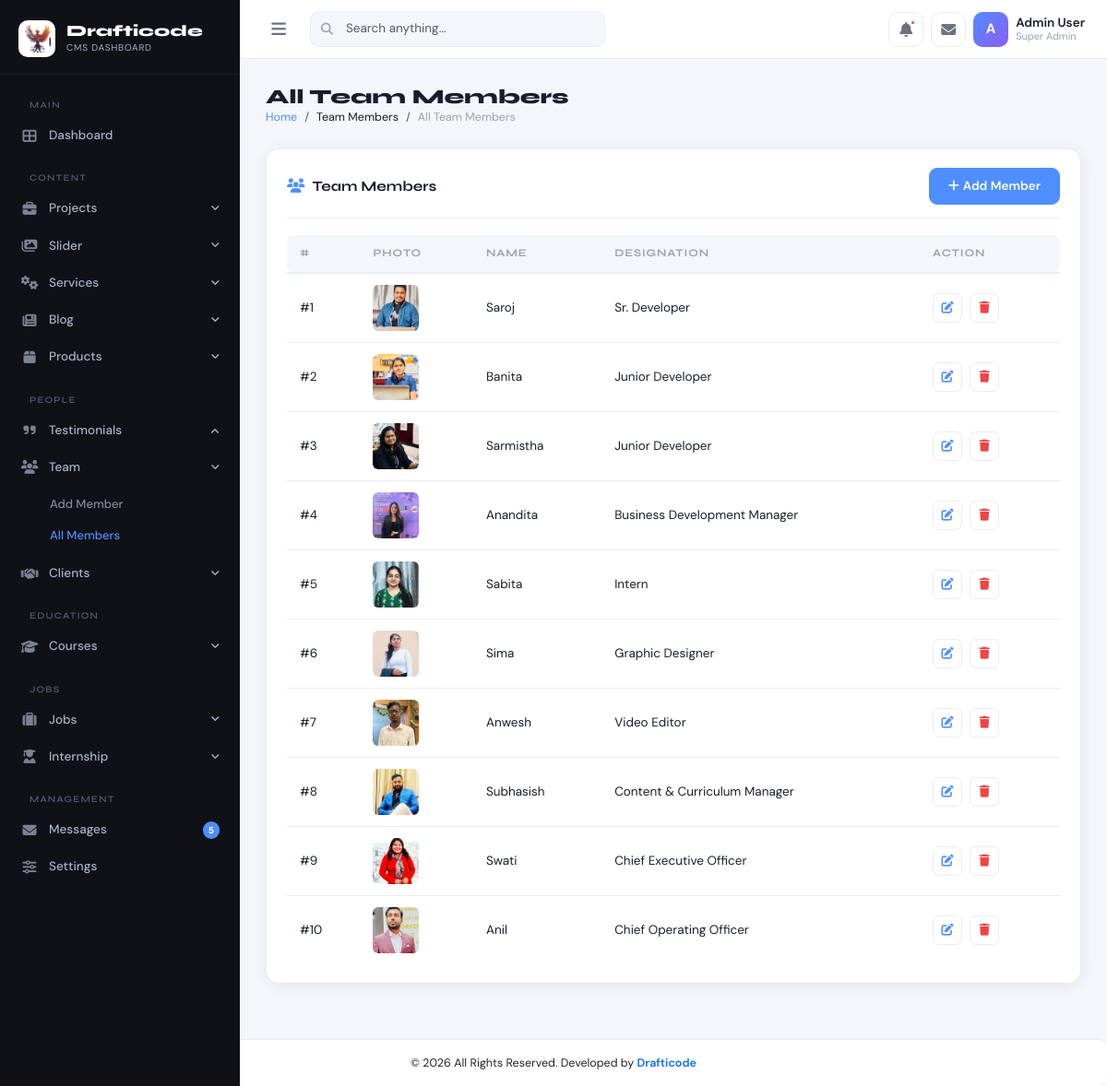
Screenshot of /admin-dashboard/team.php with the database file from the repository.
### tables this page shows
CREATE TABLE `teams` (
  `id` int(11) NOT NULL,
  `name` varchar(256) NOT NULL,
  `image` varchar(256) NOT NULL,
  `designation` varchar(5000) NOT NULL
);

### admin-dashboard/team.php (the view, shortened to what this page needs)
<?php
include 'connection/config.php';
$stmt = $pdo->prepare("SELECT * FROM teams ORDER BY id DESC");
$stmt->execute();
$data = $stmt->fetchAll(PDO::FETCH_ASSOC);
?>
<!DOCTYPE html>
<html lang="en">
<head>
    <link rel="stylesheet" href="https://cdnjs.cloudflare.com/ajax/libs/bootstrap/5.3.2/css/bootstrap.min.css">
    <link rel="stylesheet" href="https://cdnjs.cloudflare.com/ajax/libs/font-awesome/6.5.1/css/all.min.css">
    <link rel="stylesheet" href="assets/css/admin.css">
</head>
<body>
    <?php include 'common/sidebar.php' ?>
    <?php include 'common/topbar.php' ?>
    <div id="main-content">
        <div class="page-header">
            <div>
                <h1 class="page-title">All Team Members</h1>
                <nav>
                    <ol class="breadcrumb">
                        <li class="breadcrumb-item"><a href="index.php">Home</a></li>
                        <li class="breadcrumb-item">Team Members</li>
                        <li class="breadcrumb-item active">All Team Members</li>
                    </ol>
                </nav>
            </div>
        </div>
        <div class="admin-card">
            <div class="section-header">
                <h3 class="section-title">
                    <i class="fas fa-users me-2 text-primary-custom"></i>Team Members
                </h3>
                <a href="addteam.php" class="btn btn-primary btn-sm">
                    <i class="fas fa-plus me-1"></i>Add Member
                </a>
            </div>
            <div class="table-responsive">
                <table class="admin-table">
                    <thead>
                        <tr>
                            <th>#</th>
                            <th>Photo</th>
                            <th>Name</th>
                            <th>Designation</th>
                            <th>Action</th>
                        </tr>
                    </thead>
                    <tbody>
                        <?php
                        $i = 1;
                        foreach ($data as $row) {
                        ?>
                            <tr>
                                <td>#<?= $i++ ?></td>
                                <td>
                                    <img src="../upload/<?= $row['image'] ?>" width="50" height="50" style="border-radius:6px;">
                                </td>
                                <td><?= htmlspecialchars($row['name']) ?></td>
                                <td><?= htmlspecialchars($row['designation']) ?></td>
                                <td>
                                    <div class="d-flex gap-2">
                                        <a href="addteam.php?id=<?= $row['id'] ?>"
                                            class="btn-icon edit">
                                            <i class="fas fa-edit"></i>
                                        </a>
                                        <a href="function.php?delete_team=<?= $row['id'] ?>"
                                            class="btn-icon delete"
                                            onclick="return confirm('Delete Member?')">
                                            <i class="fas fa-trash"></i>
                                        </a>
                                    </div>
                                </td>
                            </tr>
                        <?php } ?>
                    </tbody>
                </table>
            </div>
        </div>
    </div>
    <?php include 'common/footer.php' ?>
</body>
</html>

### admin-dashboard/assets/css/admin.css (style rules this page uses)
:root { --sidebar-width: 260px; --sidebar-bg: #0f1117; --sidebar-text: #a8b2c8; --sidebar-active: #ffffff; --sidebar-hover-bg: rgba(255,255,255,0.06); --sidebar-accent: #4f8eff; --topbar-height: 64px; --topbar-bg: #ffffff; --body-bg: #f4f6fb; --card-bg: #ffffff; --card-shadow: 0 2px 16px rgba(0,0,0,0.07); --card-radius: 14px; --text-primary: #1a1d2e; --text-secondary: #6b7280; --text-muted: #9ca3af; --border-color: #e8ecf4; --accent-blue: #4f8eff; --accent-purple: #8b5cf6; --accent-green: #10b981; --accent-orange: #f59e0b; --accent-red: #ef4444; --accent-cyan: #06b6d4; --transition: all 0.22s cubic-bezier(.4,0,.2,1); }
* { box-sizing: border-box; }
body { font-family: 'DM Sans', sans-serif; background: var(--body-bg); color: var(--text-primary); margin: 0; padding: 0; min-height: 100vh; font-size: 14.5px; }
h1,h2,h3,h4,h5,h6 { font-family: 'Syne', sans-serif; font-weight: 700; }
#main-content { margin-left: var(--sidebar-width); margin-top: var(--topbar-height); padding: 28px; min-height: calc(100vh - var(--topbar-height)); transition: var(--transition); }
.page-header { display: flex; align-items: center; justify-content: space-between; margin-bottom: 24px; }
.page-title { font-family: 'Syne', sans-serif; font-size: 22px; font-weight: 800; color: var(--text-primary); margin: 0; }
.breadcrumb { font-size: 12.5px; margin: 0; }
.breadcrumb-item a { color: var(--accent-blue); text-decoration: none; }
.breadcrumb-item.active { color: var(--text-muted); }
.admin-card { background: var(--card-bg); border-radius: var(--card-radius); box-shadow: var(--card-shadow); border: 1px solid var(--border-color); padding: 20px 22px; }
.admin-table { width: 100%; border-collapse: collapse; }
.admin-table thead th { background: var(--body-bg); font-family: 'Syne', sans-serif; font-size: 11.5px; font-weight: 700; text-transform: uppercase; letter-spacing: 0.08em; color: var(--text-muted); padding: 11px 14px; border-bottom: 2px solid var(--border-color); white-space: nowrap; }
.admin-table thead th:first-child { border-radius: 8px 0 0 8px; }
.admin-table thead th:last-child { border-radius: 0 8px 8px 0; }
.admin-table tbody td { padding: 12px 14px; border-bottom: 1px solid var(--border-color); font-size: 13.5px; vertical-align: middle; }
.admin-table tbody tr:last-child td { border-bottom: none; }
.btn-primary { background: var(--accent-blue); border-color: var(--accent-blue); font-weight: 600; font-size: 13.5px; padding: 9px 20px; border-radius: 9px; transition: var(--transition); }
.btn-icon { width: 32px; height: 32px; border-radius: 7px; border: 1px solid var(--border-color); background: var(--card-bg); display: inline-flex; align-items: center; justify-content: center; font-size: 13px; cursor: pointer; transition: var(--transition); text-decoration: none; }
.btn-icon.edit { color: var(--accent-blue); }
.btn-icon.delete { color: var(--accent-red); }
.section-header { display: flex; align-items: center; justify-content: space-between; margin-bottom: 18px; padding-bottom: 14px; border-bottom: 1px solid var(--border-color); }
.section-title { font-family: 'Syne', sans-serif; font-size: 15.5px; font-weight: 700; color: var(--text-primary); margin: 0; }
.text-primary-custom { color: var(--accent-blue) !important; }

### rows the page displays
teams: image (picture), name "Saroj", designation "Sr. Developer"
teams: image (picture), name "Banita", designation "Junior Developer"
teams: image (picture), name "Sarmistha", designation "Junior Developer"
teams: image (picture), name "Anandita", designation "Business Development Manager"
teams: image (picture), name "Sabita", designation "Intern"
teams: image (picture), name "Sima", designation "Graphic Designer"
teams: image (picture), name "Anwesh", designation "Video Editor"
teams: image (picture), name "Subhasish", designation "Content & Curriculum Manager"
teams: image (picture), name "Swati", designation "Chief Executive Officer"
teams: image (picture), name "Anil", designation "Chief Operating Officer"
